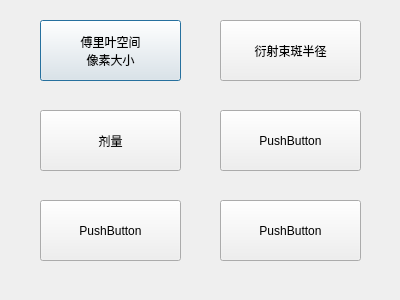
<?xml version="1.0" encoding="UTF-8"?>
<ui version="4.0">
 <class>Choose</class>
 <widget class="QDialog" name="Choose">
  <property name="geometry">
   <rect>
    <x>0</x>
    <y>0</y>
    <width>400</width>
    <height>300</height>
   </rect>
  </property>
  <property name="windowTitle">
   <string>计算器</string>
  </property>
  <widget class="QPushButton" name="Calculate1">
   <property name="geometry">
    <rect>
     <x>40</x>
     <y>20</y>
     <width>141</width>
     <height>61</height>
    </rect>
   </property>
   <property name="text">
    <string>傅里叶空间
像素大小</string>
   </property>
  </widget>
  <widget class="QPushButton" name="Calculate2">
   <property name="geometry">
    <rect>
     <x>220</x>
     <y>20</y>
     <width>141</width>
     <height>61</height>
    </rect>
   </property>
   <property name="text">
    <string>衍射束斑半径</string>
   </property>
  </widget>
  <widget class="QPushButton" name="Calculate3">
   <property name="geometry">
    <rect>
     <x>40</x>
     <y>110</y>
     <width>141</width>
     <height>61</height>
    </rect>
   </property>
   <property name="text">
    <string>剂量</string>
   </property>
  </widget>
  <widget class="QPushButton" name="Calculate4">
   <property name="geometry">
    <rect>
     <x>220</x>
     <y>110</y>
     <width>141</width>
     <height>61</height>
    </rect>
   </property>
   <property name="text">
    <string>PushButton</string>
   </property>
  </widget>
  <widget class="QPushButton" name="Calculate5">
   <property name="geometry">
    <rect>
     <x>40</x>
     <y>200</y>
     <width>141</width>
     <height>61</height>
    </rect>
   </property>
   <property name="text">
    <string>PushButton</string>
   </property>
  </widget>
  <widget class="QPushButton" name="Calculate6">
   <property name="geometry">
    <rect>
     <x>220</x>
     <y>200</y>
     <width>141</width>
     <height>61</height>
    </rect>
   </property>
   <property name="text">
    <string>PushButton</string>
   </property>
  </widget>
 </widget>
 <resources/>
 <connections/>
</ui>
